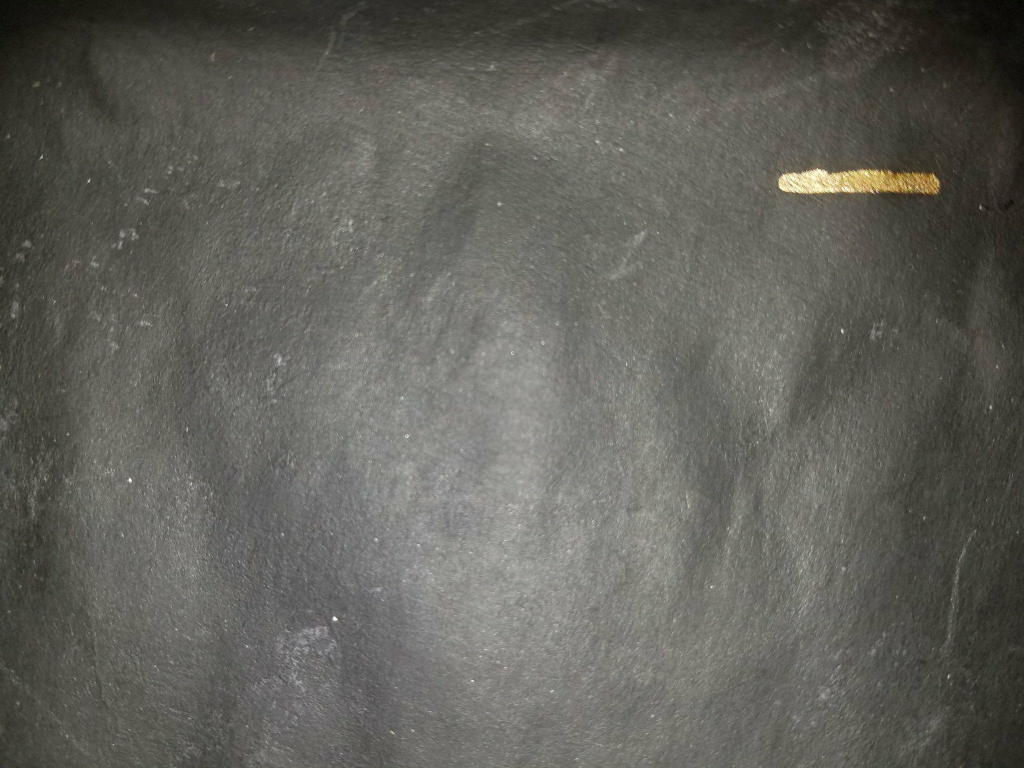
#> input picture bg-flash.jpg, 2048 x 1536 px (shown at 1/2 size)
$ python test_all.py   (older library calls are emulated)
#> lines starting #> are read from the running program, lines starting #| are printed output that depends on the picture; after the words box and inside, x2 and y2 are one past the last pixel; in counts of white or black regions, pixels touching at a corner belong together
### pillbox_interface.py
import sys, os
import cv2
import urllib.request
import image_processing
from bs4 import BeautifulSoup, SoupStrainer
import easygui

color_codes = {'blue': 'C48333' , 'white': 'C48325', 'black':'C48323',
	'brown': 'C48332', 'gray': 'C48324', 'green': 'C48329',
	'orange': 'C48331', 'pink': 'C48328', 'purple': 'C48327', 'red': 'C48326',
	'turquoise': 'C48334', 'yellow': 'C48330', '': ''}
shape_codes = {'capsule': 'C48336', 'round': 'C48348' , 'oval': 'C48345', '': ''}
size_code = '.00'

desc = image_processing


def get_image(filename):
	# file_name = sys.argv[1]
	# img = cv2.imread(file_name)
	img = cv2.imread(filename)
	return img

def get_bg(filename):
	# [5 lines of commented-out code are left out]
	img = cv2.imread(filename)
	return img

# [37 lines left out: functions create_url, parse_response, not called in this run]


def on_open():
	easygui.msgbox('Welcome to the Python Visual Pill Identifier. Please select your image background')
	bg = easygui.fileopenbox()
	easygui.msgbox('Please select the image of the pill you wish to identify')
	img = easygui.fileopenbox()
	return bg, img

def display_results(results):
	easygui.choicebox('Here are the results of your search', 'Search Results', results )


bg_fn, img_fn = None, None
while bg_fn == None or img_fn == None:
	bg_fn, img_fn = on_open()
#> this loop made 1 pass; the answer given on pass 1: bg-flash.jpg

bg = get_bg(bg_fn)
#> in get_bg, img is the input picture: shape (1536, 2048, 3); mean B, G, R 90.6, 97.2, 97.7
img = get_image(img_fn)
desc = image_processing.get_pill_description(img, bg)
print(desc)
query_url = create_url(desc)
# print(query_url)

response = urllib.request.urlopen(query_url)
results = parse_response(response)
# print(results)
display_results(results)
# eval_feature_results(desc, img_fn)
# eval_search_results(results, img_fn)
#getimprint=&getingredient=&getshape=&getinactiveingredients=&getfirstcolor=&getauthor=&getsize=&getDEAschedule=&getscore=0&getlabelCode=&getprodCode=&getnorelabel=NULL&hide=1&submit=Search

# Evaluation is a bit rigid: you might want to rank each feature separately (color, size, etc.) before going for the final full match performance.

### image_processing.py
import numpy as np
import cv2
import sys, os, math
import pytesseract
from PIL import Image

MAX_KERNEL = 5

# [4 lines left out: function get_image, not called in this run]

def get_bg():
	img = cv2.imread('bg-flash.jpg')
	return img

# [4 lines left out: function orient_photos, not called in this run]

def subtract_background(img, ref):
	kernel = cv2.getStructuringElement(cv2.MORPH_ELLIPSE,(3,3))
	fgbg = cv2.bgsegm.createBackgroundSubtractorMOG()
	fgmask = fgbg.apply(ref)
	fgmask = fgbg.apply(img)

	return fgmask

def blacken_bg(img, fg):
	for i in range(0, len(img)):
		for j in range(0, len(img[i])):
			if fg[i][j] == 0:
				img[i][j][2] = 0
				img[i][j][1] = 0
				img[i][j][0] = 0


	return img

def preprocess(img):
	preprocessed = img.copy()

	height = img.shape[0]
	width = img.shape[1]
	while width > 1024 or height > 1024:
		img = cv2.resize(img, (round(height * .6), round(width * .6)))
		height = img.shape[0]
		width = img.shape[1]
	# img = cv2.rotate(img, cv2.ROTATE_90_CLOCKWISE)
	for i in range(1, MAX_KERNEL, 2):
		preprocessed = cv2.GaussianBlur(img, (i, i), 0, 0)
	return preprocessed

# [136 lines left out: functions get_roi, identify_color, identify_shape, read_imprint, not called in this run]


# grab from the background!!
# mark is 1.5 cm - should get pixel width
# 1103.3333 pixels -> 3310/3 - option to get rid of gold line
def get_measure_mark(img):
	img = cv2.cvtColor(img.copy(), cv2.COLOR_BGR2HSV)

	lower_yellow = np.array([50, 100, 100])
	upper_yellow = np.array([80, 255, 255])

	mask = cv2.inRange(img, lower_yellow, upper_yellow)
	res = cv2.bitwise_and(img, img, mask=mask)

	gray = cv2.cvtColor(img, cv2.COLOR_BGR2GRAY)
	gray = cv2.threshold(gray, 0, 255, cv2.THRESH_BINARY | cv2.THRESH_OTSU)[1]

	__, contours, __ = cv2.findContours(gray, cv2.RETR_EXTERNAL, cv2.CHAIN_APPROX_SIMPLE)
	if len(contours) > 0:
		contours = np.extract(condition(contours), contours)
		cnt = min(contours, key=cv2.contourArea)

		# [4 lines of commented-out code are left out]

		x, y, w, h = cv2.boundingRect(cnt)
		return max([w, h])

# Isolate biggest contours
def condition(contours):
	mat = []
	for c in contours:
		if cv2.contourArea(c) > 1000:
			mat.append(True)
		else:
			mat.append(False)
	return mat


# in mm
# [61 lines left out: functions determine_size, count_scoremarks, not called in this run]

def get_pill_description(img, bg):
	fg = subtract_background(img, bg)
#> in subtract_background, `fgmask = fgbg.apply(ref)`: fgmask: shape (1536, 2048); every value is 0
	img = preprocess(img)
#> the loop in preprocess, `while width > 1024 or height > 1024:` made 2 passes
#> pass 1, in preprocess, `img = cv2.resize(img, (round(height * .6), round(width * .6)))`:
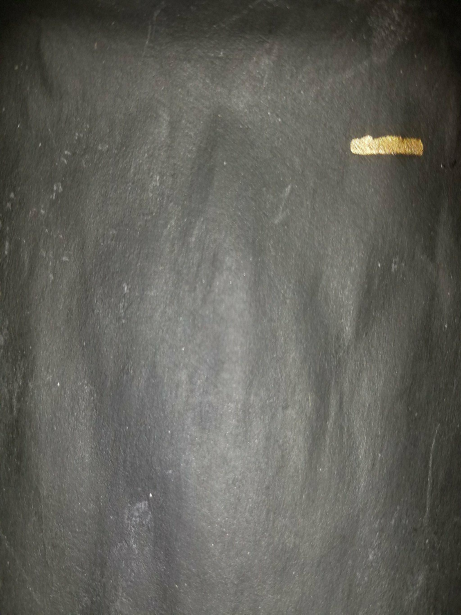
#> img: shape (1229, 922, 3) (shown at 1/2 size); mean of channels 0, 1, 2 90.5, 97.1, 97.5; drawn as B, G, R
#> pass 2, in preprocess, `img = cv2.resize(img, (round(height * .6), round(width * .6)))`:
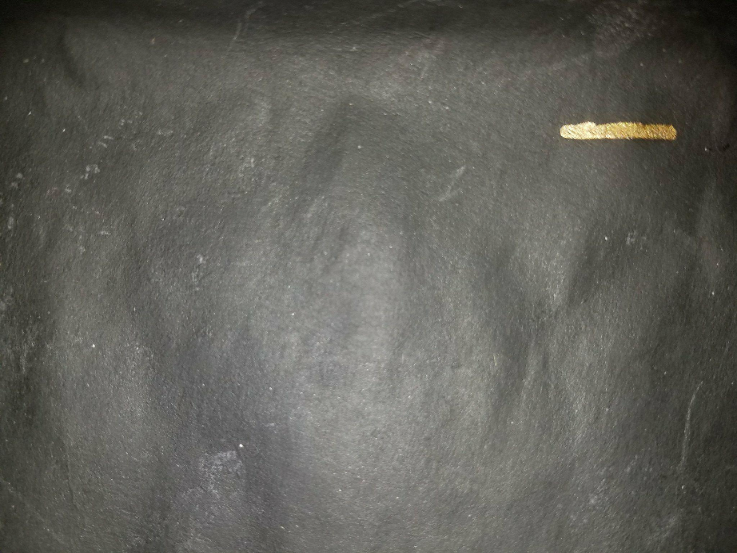
#> img: shape (553, 737, 3); mean of channels 0, 1, 2 90.4, 96.9, 97.4; drawn as B, G, R
	fg = preprocess(fg)
	black_bg = blacken_bg(img, fg)
#> after the loop in blacken_bg, `for i in range(0, len(img)):`: img: shape (553, 737, 3); every value is 0

	mark_len = get_measure_mark(bg)
#> in get_measure_mark, `img = cv2.cvtColor(img.copy(), cv2.COLOR_BGR2HSV)`: img: shape (1536, 2048, 3); mean H, S, V 30, 22.2, 97.9
#> in get_measure_mark, `res = cv2.bitwise_and(img, img, mask=mask)`: res: shape (1536, 2048, 3); every value is 0
#> in get_measure_mark, `gray = cv2.cvtColor(img, cv2.COLOR_BGR2GRAY)`:
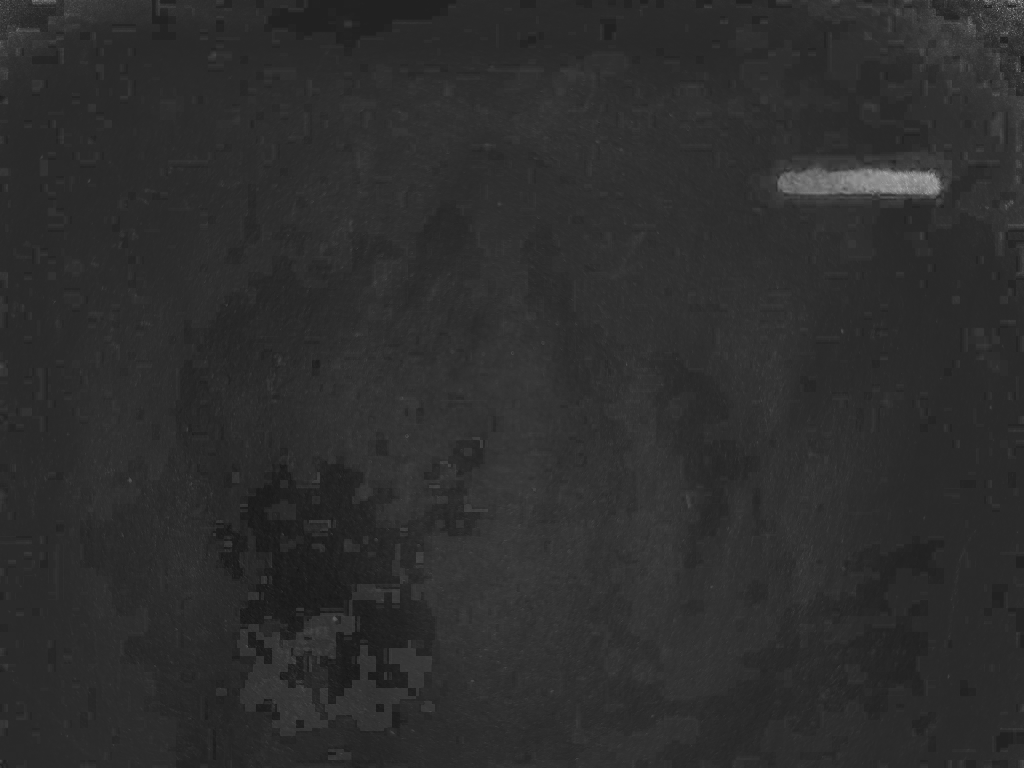
#> gray: shape (1536, 2048) (shown at 1/2 size); min 17, max 187, mean 45.7
#> in get_measure_mark, `gray = cv2.threshold(gray, 0, 255, cv2.THRESH_BINARY | cv2.THRESH_OTSU..`:
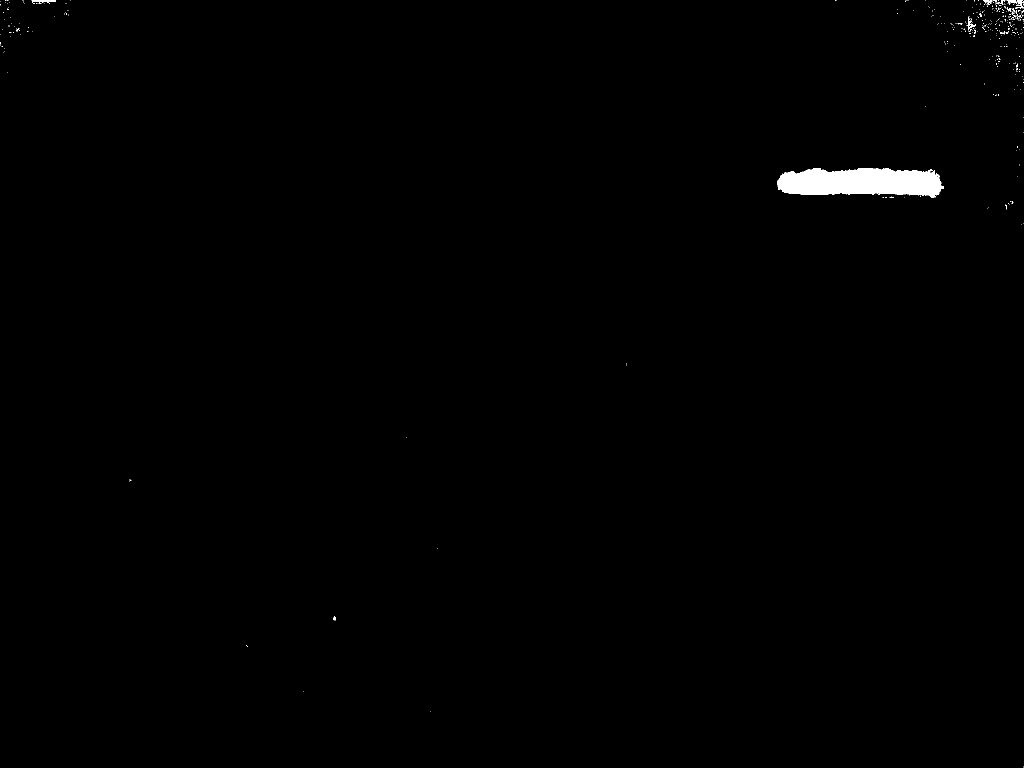
#> gray: shape (1536, 2048) (shown at 1/2 size); 0.54% white; 342 white regions (328 under 20 px)
#> in get_measure_mark, `__, contours, __ = cv2.findContours(gray, cv2.RETR_EXTERNAL, cv2.CHAIN..`: contours = 342 contours, 336 with area under 20; largest, box (x1, y1, x2, y2) and area: (1555, 336, 1888, 396) 14847, (63, 0, 112, 8) 144, (1933, 33, 1952, 61) 106, (2032, 0, 2048, 17) 82, (2013, 0, 2034, 10) 80, (1967, 0, 1985, 9) 63
#> the loop in condition, `for c in contours:` made 342 passes
#> c on passes 1 to 3: [[2047, 1535]], [[2047, 1532]], [[860, 1422]]
#> after the loop in condition, `for c in contours:`: mat = 342 items, first 6: False, False, False, False, False, False

	# cv2.imshow('black_bg', black_bg)
	# cv2.waitKey(0)
	# cv2.destroyAllWindows()

	desc = {}
	desc['color'] = identify_color(img)
	desc['shape'] = identify_shape(fg)
	desc['imprint'] = read_imprint(fg)
	desc['size'] = determine_size(img, fg, mark_len)
	# desc['scoremarks'] = count_scoremarks(fg)
	return desc


# [23 lines of commented-out code are left out]

### test_all.py
import sys, os, urllib.request
import cv2
import image_processing
#> (the run stopped early here; a loop or call above may not have finished)
